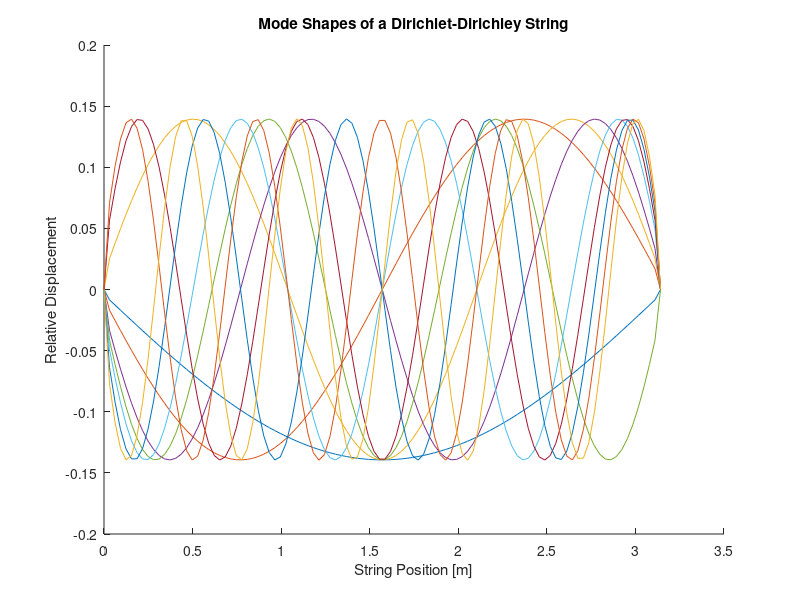

Reproduce this figure in MATLAB.
clc; clear all;
addpath('Functions\');
%% TODO:
% - Fix modeshapes using waves

%% StringExamplesFEM.m
%  Joseph Anthony
%
% Created:         10/21/25
% Last Modified:   10/21/25
%
% Description: Produces several diagrams of DD and DN string mode shapes
%   and basis functions.

n = 100;       % Mesh size, number of interior points
shapes = n;   % Number of shape functions, typically equal to n
L = pi;          % Beam length
modecount = 10;  % Number of displayed modes

xvals = linspace(0,L,n+2);
deltax = xvals(2)-xvals(1);
Dxvals = zeros(1, n+1); % Generate a mesh of xvals of derivative
for i = 1:length(xvals) - 1
    Dxvals(i) = (xvals(i) + xvals(i+1))/2;
end

% Initialize variables
basis = zeros(shapes, n+2);
Dbasis = zeros(shapes,n+1);
basis_DDmodes = basis;
basis_DNmodes = basis;
basis_tents = basis;
basis_waves = basis;
Dbasis_DDmodes = Dbasis;
Dbasis_DNmodes = Dbasis;
Dbasis_tents = Dbasis;
Dbasis_waves = Dbasis;

% Generate shape functions and their respective derivatives
for i = 1:shapes
    basis_DDmodes(i,:) = sin(i*xvals);
    Dbasis_DDmodes(i,:) = diff(basis_DDmodes(i,:))/deltax;
    
    basis_DNmodes(i,:) = sin((2*i-1)/2*xvals);
    Dbasis_DNmodes(i,:) = diff(basis_DNmodes(i,:))/deltax;

    basis_tents(i,i+1) = 1;
    Dbasis_tents(i,:) = diff(basis_tents(i,:))/deltax;

    basis_waves(i,i:end) = linspace(0,1,shapes-i+3); 
    Dbasis_waves(i,:) = diff(basis_waves(i,:))/deltax;
end

% Generate stiffness matrices
K_DDmodes = zeros(shapes);
K_DNmodes = zeros(shapes);
K_tents = zeros(shapes);
K_waves =  zeros(shapes);

for row = 1:shapes
    for col = 1:row
        K_DDmodes(row,col) = trapz(Dxvals, Dbasis_DDmodes(row,:).*Dbasis_DDmodes(col,:));
        K_DNmodes(row,col) = trapz(Dxvals, Dbasis_DNmodes(row,:).*Dbasis_DNmodes(col,:));
        K_tents(row,col) = trapz(Dxvals, Dbasis_tents(row,:).*Dbasis_tents(col,:));
        K_waves(row,col) = trapz(Dxvals, Dbasis_waves(row,:).*Dbasis_waves(col,:));
    end
end

K_DDmodes = K_DDmodes + K_DDmodes' - diag(diag(K_DDmodes));
K_DNmodes = K_DNmodes + K_DNmodes' - diag(diag(K_DNmodes));
K_tents = K_tents + K_tents' - diag(diag(K_tents));
K_waves = K_waves + K_waves' - diag(diag(K_waves));

% Determine sorted eigenbasis
[evecs_DDmodes, evals_DDmodes] = eig(K_DDmodes);
[~, index] = sort(diag(abs(evals_DDmodes))); 
evals_DDmodes = evals_DDmodes(index,index);
evecs_DDmodes = evecs_DDmodes(:, index);

[evecs_DNmodes, evals_DNmodes] = eig(K_DNmodes);
[~, index] = sort(diag(abs(evals_DNmodes))); 
evals_DNmodes = evals_DNmodes(index,index);
evecs_DNmodes = evecs_DNmodes(:, index);

[evecs_tents, evals_tents] = eig(K_tents);
[~, index] = sort(diag(abs(evals_tents))); 
evals_tents = evals_tents(index,index);
evecs_tents = evecs_tents(:, index);

[evecs_waves, evals_waves] = eig(K_waves);
[~, index] = sort(diag(abs(evecs_waves))); 
evecs_waves = evecs_waves(index,index);
evals_waves = evals_waves(:, index);


% Compute mode shapes
modes_DDmodes = basis_DDmodes'*evecs_DDmodes;
modes_DDmodes = modes_DDmodes';

modes_DNmodes = basis_DNmodes'*evecs_DNmodes;
modes_DNmodes = modes_DNmodes';

modes_tents = basis_tents'*evecs_tents;
modes_tents = modes_tents';

modes_waves = basis_waves'*evecs_waves;
modes_waves = modes_waves';

figure();
hold on
for i = 1:modecount
    plot(xvals, modes_tents(i,:));
end
xlabel("String Position [m]");
ylabel("Relative Displacement");
title("Mode Shapes of a Dirichlet-Dirichley String");

% 
% % Plot eigenvalue spectrum
% espectrum = abs(diag(evals))/abs(evals(1,1));
% rootvals = sqrt(espectrum);
% figure();
% plot(rootvals, "LineStyle", "none", "Marker", ".");
% title("Squareroots of Eigenvalue Magnitudes");
